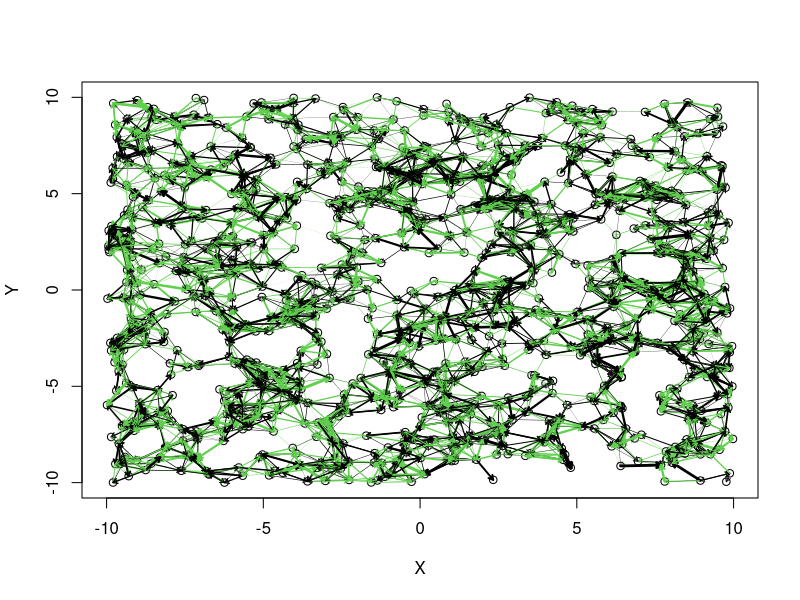
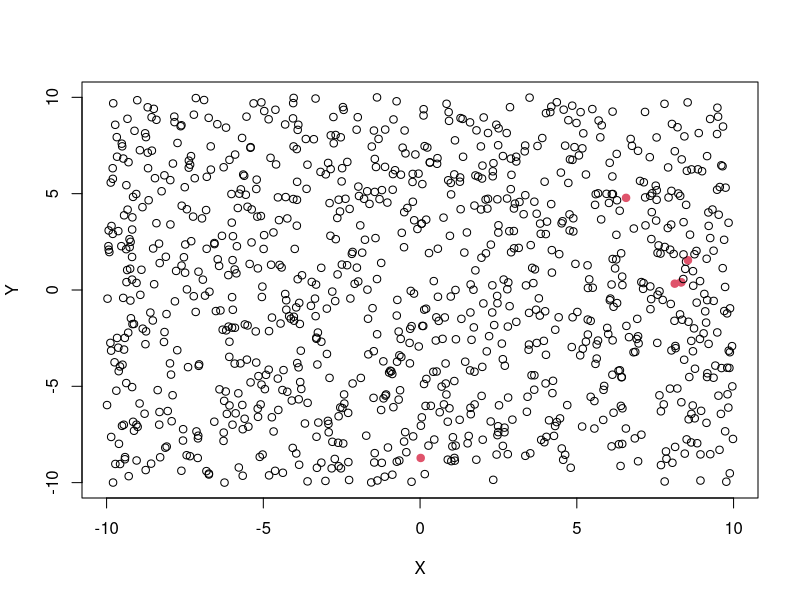

These charts were generated, in order, by the following R code: (Note: this script raises an error after producing the figures.)
# Generate random points
N <- 1000
X <- runif(N, -10, 10)
Y <- runif(N, -10, 10)

# Calculate distances between each pair of points
distances <- sqrt((outer(X, X, "-")^2) + (outer(Y, Y, "-")^2))

# Create a connectome based on the distances
connectome <- matrix(0, N, N)
for (i in 1:N) {
  accessible <- which(distances[i, ] < 1.3 & distances[i, ] > 0)
  if (length(accessible) > 2) {
    nbconnexi <- sample(2:length(accessible), 1)
    connexi <- sample(accessible, nbconnexi)
    connectome[i, connexi] <- 1
  }
}

# Add random weights to the connections
puissance <- connectome * matrix(rnorm(N^2, 0, 1), N, N)

# Visualize the network
plot(Y ~ X)
for (i in 1:N) {
  connectedto <- which(connectome[i, ] == 1)
  if (length(connectedto) > 0) {
    arrows(X[i], Y[i], X[connectedto], Y[connectedto], length = 0.05,
           lwd = abs(puissance[i, connectedto]), col = I(2 + sign(puissance[i, connectedto])))
  }
}

# Select input neurons and initialize charge
ninput <- 6
nbconfrom <- rowSums(connectome)
InputNeurons <- order(nbconfrom)[I(length(nbconfrom) - ninput + 1):length(nbconfrom)]
charge <- rep(0, N)

# Simulate the network dynamics
for (tps in 1:1000) {
  # Apply input to the network
  if (tps %% 10 == 1) charge[InputNeurons] <- 10
  
  # Identify firing neurons and update charge
  firing <- which(charge > 1)
  charge[firing] <- 0
  
  # Update the unavailable and charging neurons
  unavailable <- ifelse(firing > 0, 5, pmax(0, unavailable - 1))
  charging <- if (length(firing) > 1) colSums(puissance[firing, ]) else if (length(firing) == 1) puissance[firing, ] else charge * 0
  charging[unavailable > 0] <- 0
  
  # Update charge and visualize network activity
  charge <- charge + charging
  fire <- rep(1, N)
  fire[firing] <- 2
  plot(Y ~ X, col = fire, pch = I((fire - 1) * 18) + 1)
  
  # Update connection weights between firing neurons and their inputs
  for (i in 1:length(firing)) {
    reinforcelinkfrom <- which(connectome[, firing[i]] == 1 & lastfiring %in% InputNeurons)
    puissance[reinforcelinkfrom, firing[i]] <- puissance[reinforcelinkfrom, firing[i]] * 1.1
  }
  
  lastfiring <- firing
}
